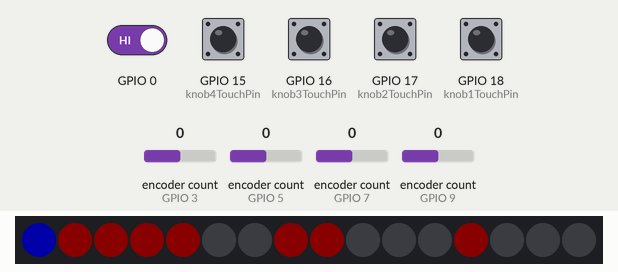
This sketch was run on a simulated ESP32. Parts: 16 RGB LEDs in strip order, left to right. The inputs (shaded band) are chosen by the test bench; at power-on: GPIO 0, GPIO 15 (knob4TouchPin), GPIO 16 (knob3TouchPin), GPIO 17 (knob2TouchPin), GPIO 18 (knob1TouchPin) HIGH, encoder count (sensors on GPIO 9, GPIO 3, GPIO 5, GPIO 7) 0. Dim RGB values are drawn brighter than linear; the strip is taken to match the declared colour order.

Above: at 1.2 s.
1.3 s: GPIO 0 driven LOW
At 1.57 s:
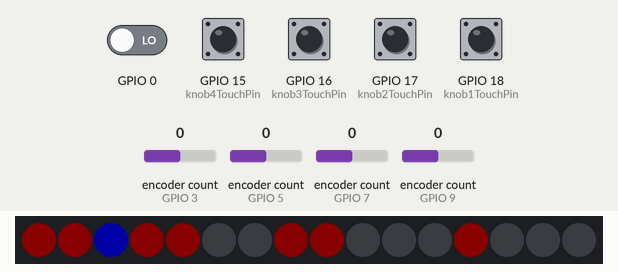
3.0 s: encoder count (sensor on GPIO 9) set to 1
At 3.52 s:
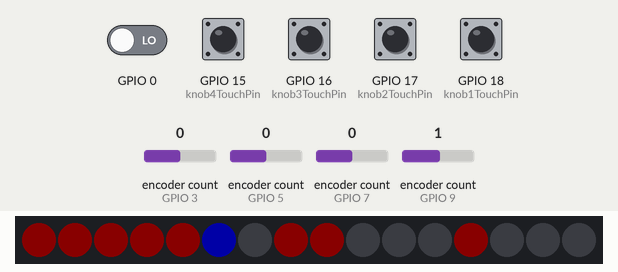
4.9 s: encoder count (sensor on GPIO 9) set to 2
At 5.47 s:
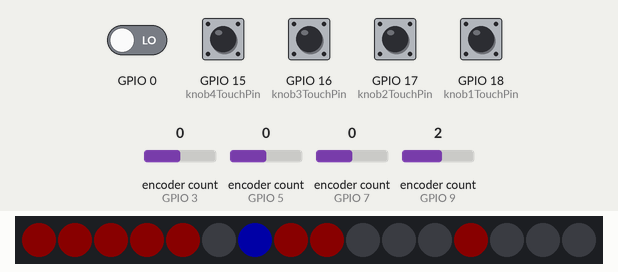
6.9 s: encoder count (sensor on GPIO 9) set to 3
At 7.72 s:
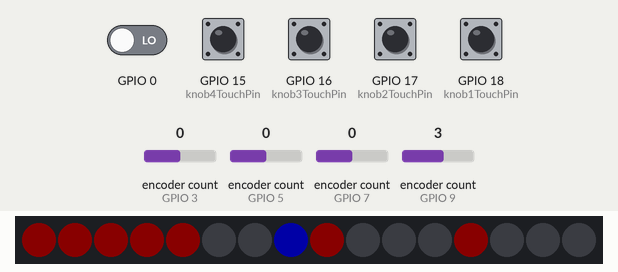
Timing chart, 0 to 9.9 s (numbered marks = the images above; inputs shaded):
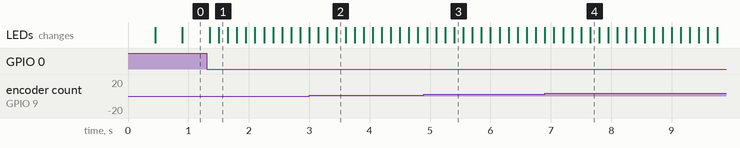

The sketch:

sketch_04_colourMove.ino
```cpp
//  adding to git 18/01/19

#define ENCODER_OPTIMIZE_INTERRUPTS
#include <Encoder.h>
Encoder knob1(9, 8);
Encoder knob2(7, 6);
Encoder knob3(5, 4);
Encoder knob4(3, 2);
#define knob1TouchPin  18
#define knob2TouchPin  17
#define knob3TouchPin  16
#define knob4TouchPin  15
#define knob1SwitchPin  22
#define knob2SwitchPin  21
#define knob3SwitchPin  20
#define knob4SwitchPin  19

#include <TimerOne.h>

volatile int sequencePosition = 0;

#include <Adafruit_NeoPixel.h>
#define PIN 10
Adafruit_NeoPixel strip = Adafruit_NeoPixel(16, PIN, NEO_RGB + NEO_KHZ800);

//#include <Bounce.h>
//Bounce button1 = Bounce(29, 15);
int button2 = 30;
int button3 = 31;
//Bounce button4 = Bounce(32, 15);

volatile boolean displayPatternLength = 0;
volatile boolean displayCycleLength = 0;
volatile boolean displayAccelerationVal = 0;
volatile boolean displayTopSpeedVal = 0;

volatile int patternLength = 800;
volatile int cycleLength = 16;
volatile int accelerationVal = 1;
volatile int topSpeedVal = 8;

boolean patternArray1 [64] = {1, 1, 1, 1, 1, 0, 0, 1, 1, 0, 0, 0, 1, 0, 0, 0};
boolean patternArray2 [64] = {0, 1, 1, 0, 1, 0, 0, 1, 0, 0, 0, 0, 1, 0, 0, 0};
boolean patternArray3 [64] = {0, 1, 1, 1, 1, 0, 0, 1, 1, 0, 1, 0, 0, 0, 0, 0};
boolean patternArray4 [64] = {0, 1, 1, 0, 1, 0, 0, 1, 0, 0, 0, 0, 1, 0, 0, 0};
unsigned long displayDelay;
int displayHoldTime = 500;


void setup() {
  strip.begin();
  strip.show();
  Serial.begin (9600);
  knob1.write (patternLength);
  knob2.write (cycleLength);
  knob3.write (accelerationVal);
  knob4.write (topSpeedVal);
  Timer1.initialize(150000);
  Timer1.attachInterrupt(moveSequence);
  pinMode (button2, INPUT_PULLUP);
}

void loop()
{
  getEncoderValues ();
  readTouch ();
  displayStuff ();
  if (digitalRead (button2 == HIGH)) {
    sequencePosition = 0;
    //Serial.println (sequencePosition);
  }

}

/////////////////////////////////////////////////////////////////////////////

void getEncoderValues () {
  if (patternLength != (knob1.read() / 4) % 65) {
    patternLength = abs((knob1.read()) / 4) % 65;
    //Serial.println(patternLength);
  }
  if (cycleLength != (knob2.read() / 4) % 64) {
    cycleLength = (knob2.read() / 4) % 64;
    //Serial.println(cycleLength);
  }
  if (accelerationVal != (knob3.read() / 4) % 16) {
    accelerationVal = (knob3.read() / 4) % 16;
    //Serial.println(accelerationVal);
  }
  if (topSpeedVal != (knob4.read() / 4) % 64) {
    topSpeedVal = (knob4.read() / 4) % 64;
    //Serial.println(topSpeedVal);
  }
}

/////////////////////////////////////////////////////////////////////////////

void readTouch ()
{
  auto dat1 = touchRead (knob1TouchPin);
  if (dat1 > 1500) {
    displayPatternLength = 1;
  }
  else {
    displayPatternLength = 0;
  }

  auto dat2 = touchRead (knob2TouchPin);
  if (dat2 > 1950) {
    displayCycleLength = 1;
  }
  else {
    displayCycleLength = 0;
  }

  auto dat3 = touchRead (knob3TouchPin);
  if (dat3 > 1650) {
    displayAccelerationVal = 1;
  }
  else {
    displayAccelerationVal = 0;
  }

  auto dat4 = touchRead (knob4TouchPin);
  if (dat4 > 1700) {
    displayTopSpeedVal = 1;
  }
  else {
    displayTopSpeedVal = 0;
  }
  //Serial.println (dat1);
}

/////////////////////////////////////////////////////////////////////////////

void displayStuff()
{
  if (displayPatternLength == 1)
  {
    for (auto i = 0; i <= 63; i++) {
      auto n = (patternLength) / 16;
      if (i <= (patternLength % 16)) {
        n = n + 1;
      }
      n = n - 1;
      strip.setPixelColor(i, 0, 0, ((n * 16 + i) / 2) + 2);
    }
    for (auto i = (patternLength + 1); i <= 16; i++) {
      strip.setPixelColor(i, 0, 0, 0);
    }
    if (patternLength < 16) {strip.setPixelColor(patternLength % 16 , 0, 0, 40);}
    if (patternLength > 15 && patternLength < 32) {strip.setPixelColor(patternLength % 16 , 40, 40, 0);}
    if (patternLength > 31 && patternLength < 48) {strip.setPixelColor(patternLength % 16 , 0, 40, 0);}
    if (patternLength > 47 && patternLength < 64) {strip.setPixelColor(patternLength % 16 , 40, 40, 40);}
    displayDelay = millis() + displayHoldTime;
  }
  else if (displayCycleLength == 1)
  {
    for (auto i = 0; i <= 63; i++) {
      auto n = (cycleLength) / 16;
      if (i <= (cycleLength % 16)) {
        n = n + 1;
      }
      n = n - 1;
      strip.setPixelColor(i, ((n * 16 + i) / 2) + 2, ((n * 16 + i) / 2) + 2, 0);
    }
    for (auto i = (cycleLength + 1); i <= 16; i++) {
      strip.setPixelColor(i, 0, 0, 0);
    }
    strip.setPixelColor(cycleLength % 16 , 0, 0, 40);
    displayDelay = millis() + displayHoldTime;
  }
  else if (displayAccelerationVal == 1)
  {
    for (int i = 0; i <= accelerationVal; i++) {
      strip.setPixelColor(i, 0, 25, 0);
    }
    for (int i = (accelerationVal + 1); i <= 16; i++) {
      strip.setPixelColor(i, 0, 0, 0);
    }
    displayDelay = millis() + displayHoldTime;
  }
  else if (displayTopSpeedVal == 1)
  {
    for (auto i = 0; i <= 63; i++) {
      auto n = (topSpeedVal) / 16;
      if (i <= (topSpeedVal % 16)) {
        n = n + 1;
      }
      n = n - 1;
      strip.setPixelColor(i, ((n * 16 + i) / 2) + 2, ((n * 16 + i) / 2) + 2, ((n * 16 + i) / 2) + 2);
    }
    for (auto i = (topSpeedVal + 1); i <= 16; i++) {
      strip.setPixelColor(i, 0, 0, 0);
    }
    strip.setPixelColor(topSpeedVal % 16 , 40, 0, 0);
    displayDelay = millis() + displayHoldTime;
  }


  else if (millis() > displayDelay) {
    for (int i = 0; i <= 15; i++) {
      if (sequencePosition < 16) {strip.setPixelColor(i, (patternArray1[i] * 10), 0, 0, 40);}
      if (sequencePosition > 15 && sequencePosition < 32) {strip.setPixelColor(i, (patternArray2[i] * 10), 0, 0, 40);}
      if (sequencePosition > 31 && sequencePosition < 48) {strip.setPixelColor(i, (patternArray3[i] * 10), 0, 0, 40);}
      if (sequencePosition > 47 && sequencePosition < 64) {strip.setPixelColor(i, (patternArray4[i] * 10), 0, 0, 40);}

      //strip.setPixelColor(i, (patternArray[i] * 10), 0, 0);
    }
    if (sequencePosition < 16) {strip.setPixelColor(sequencePosition % 16 , 0, 0, 40);}
    if (sequencePosition > 15 && sequencePosition < 32) {strip.setPixelColor(sequencePosition % 16, 40, 40, 0);}
    if (sequencePosition > 31 && sequencePosition < 48) {strip.setPixelColor(sequencePosition % 16, 0, 40, 0);}
    if (sequencePosition > 47 && sequencePosition < 64) {strip.setPixelColor(sequencePosition % 16, 40, 40, 40);}


 //   strip.setPixelColor(sequencePosition, 15, 25, 0);
  }
  strip.show();
}

void moveSequence () {
  sequencePosition = (sequencePosition + 1) % patternLength;
}
```
